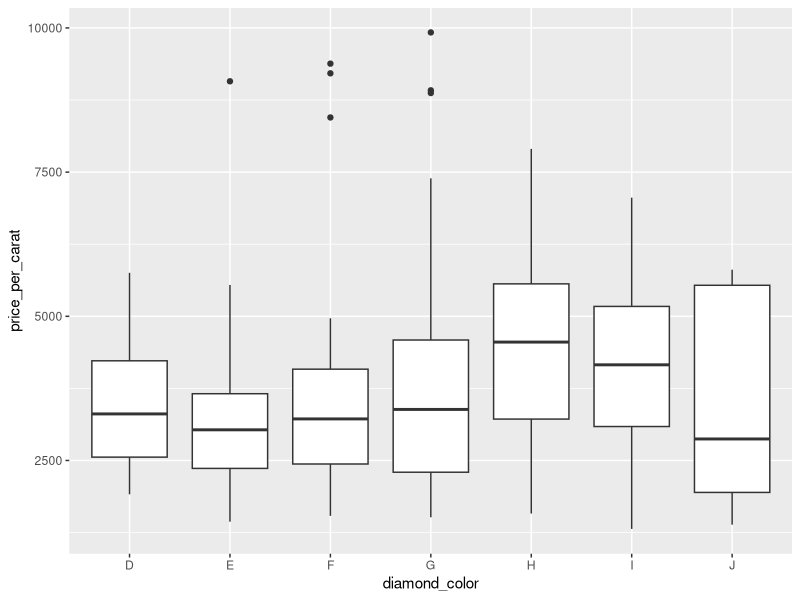
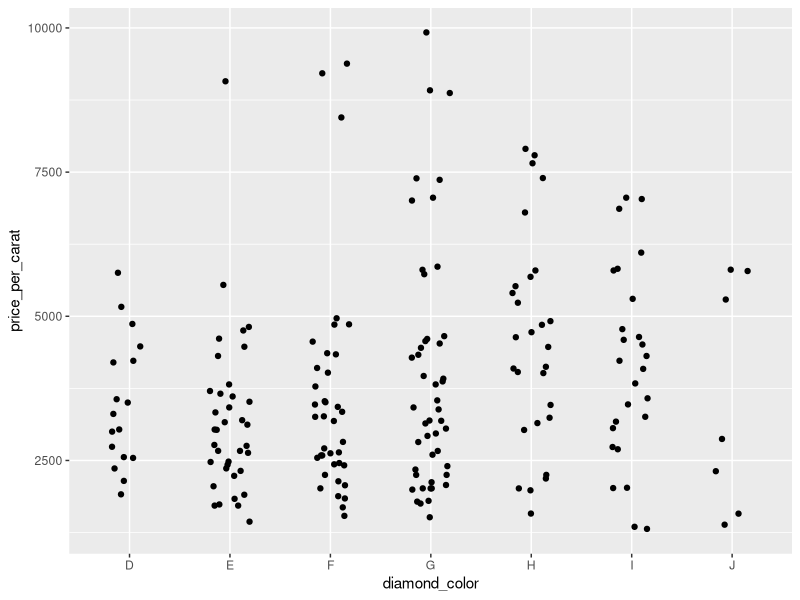
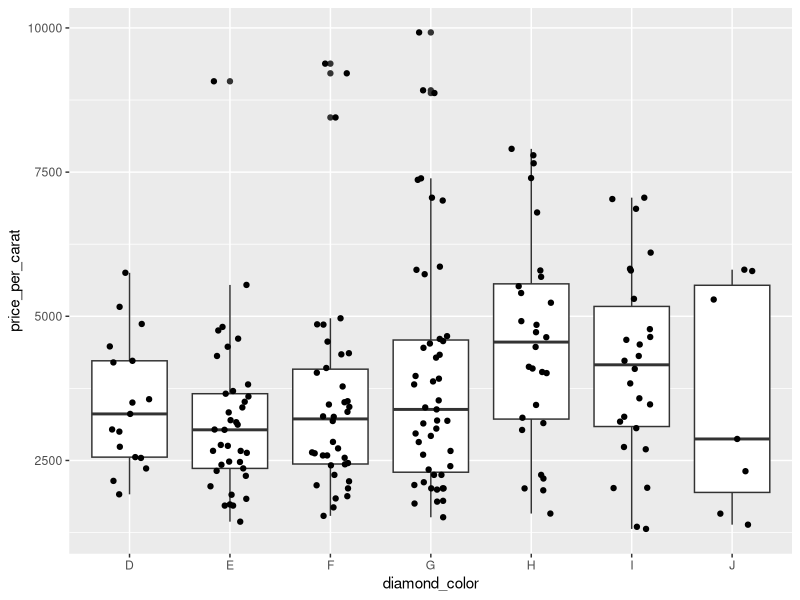
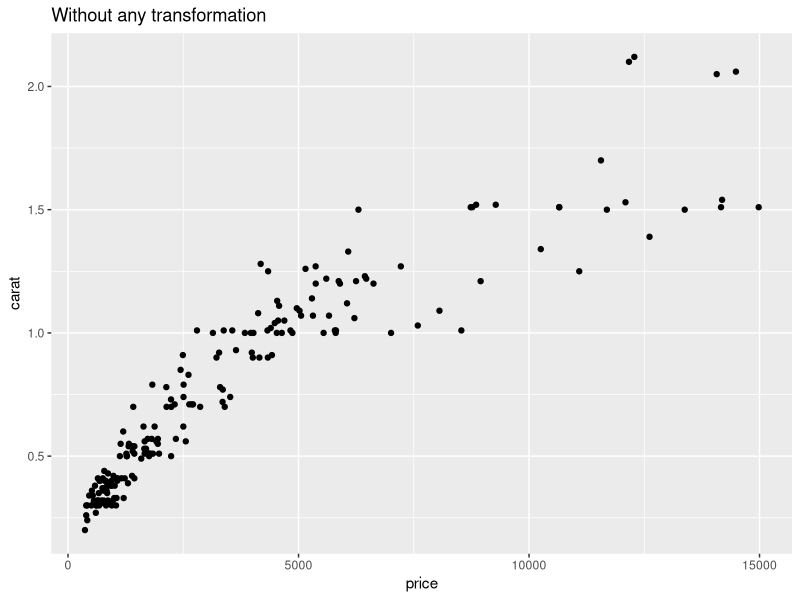
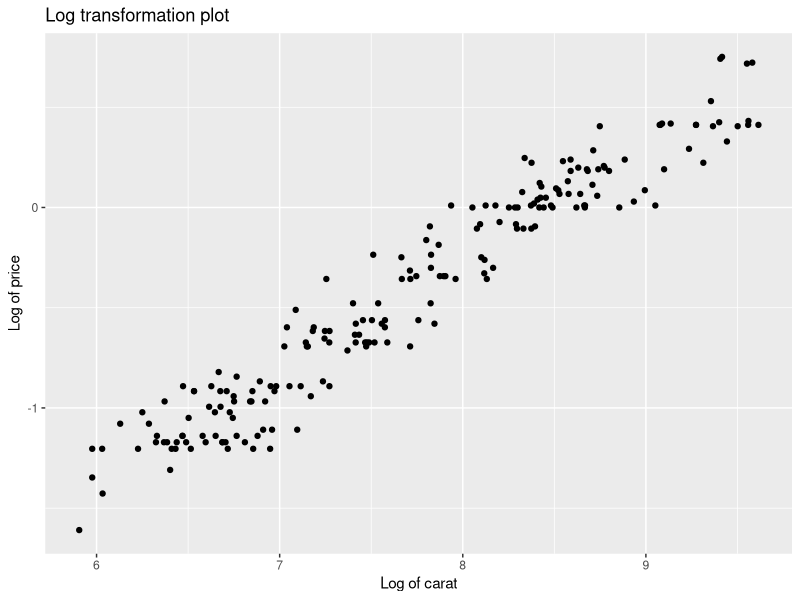

Source code (R) for these figures, in order:
library(ggplot2)
dataset <- diamonds
#1
sampled_data <- dataset[sample(nrow(dataset), 200), ]
price_per_carat <-sampled_data$price / sampled_data$carat
df <- data.frame("price_per_carat" = price_per_carat, "diamond_color" = sampled_data$color)
p <- ggplot(df, aes(diamond_color, price_per_carat)) 
p + geom_boxplot()
p + geom_jitter(width = 0.2)
p + geom_boxplot() + geom_jitter(width = 0.2)
#4
df2 <- data.frame("price" = (sampled_data$price), "carat" = (sampled_data$carat) )
qplot(x = price, y = carat, data = df2, xlab = "price", ylab = "carat", main = "Without any transformation")
df2 <- data.frame("price" = log(sampled_data$price), "carat" = log(sampled_data$carat) )
qplot(x = price, y = carat, data = df2, xlab = "Log of carat", ylab = "Log of price", main = "Log transformation plot")

